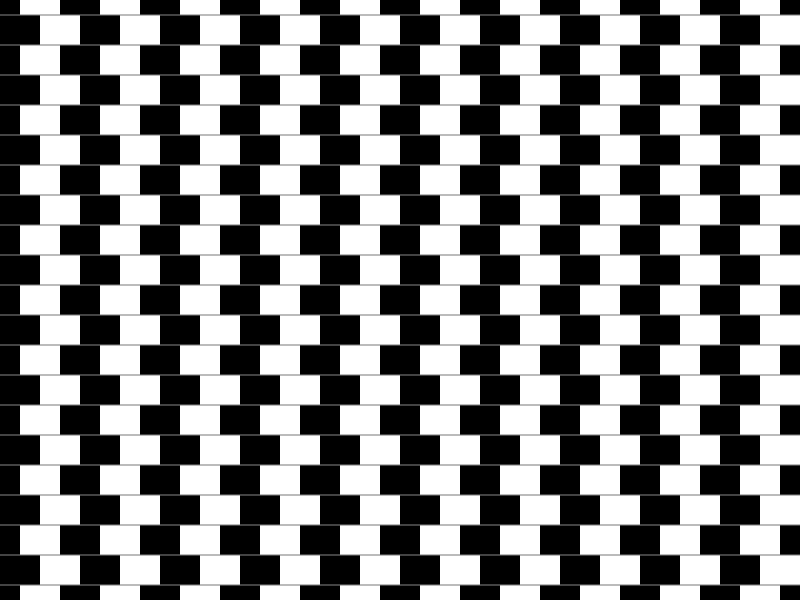
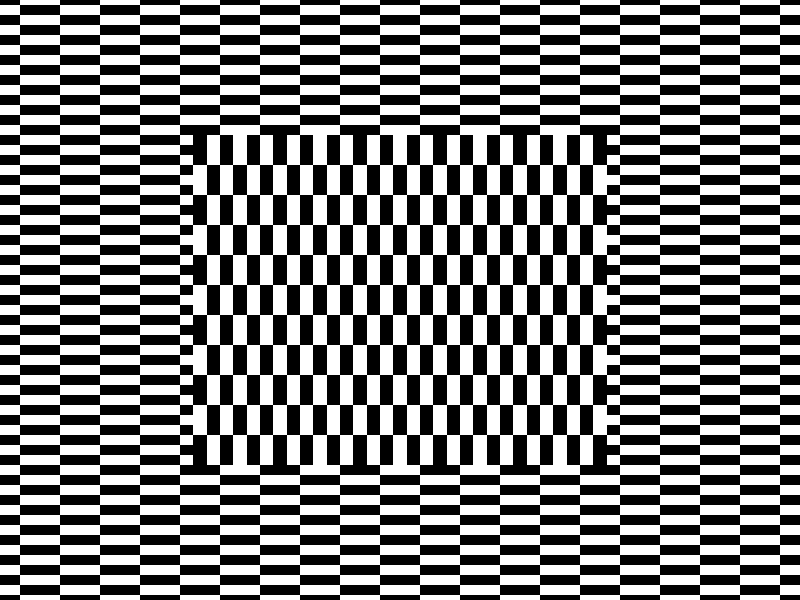
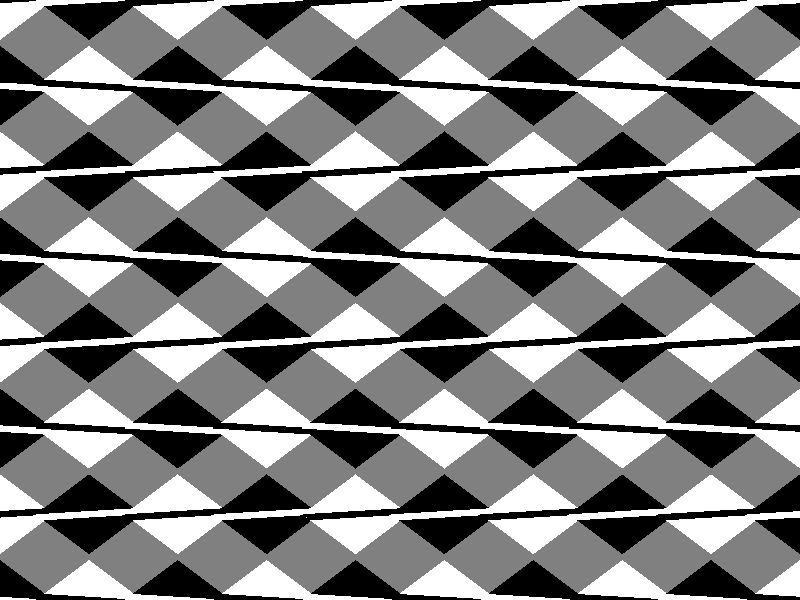
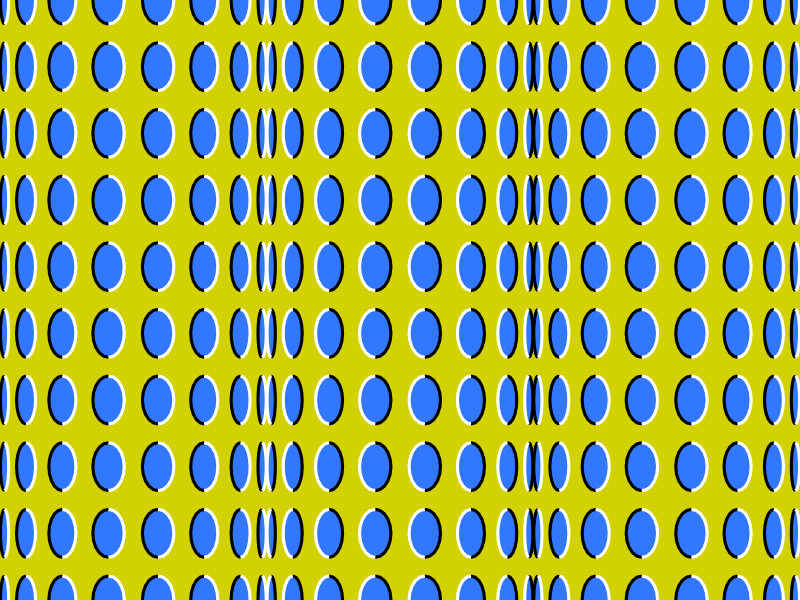
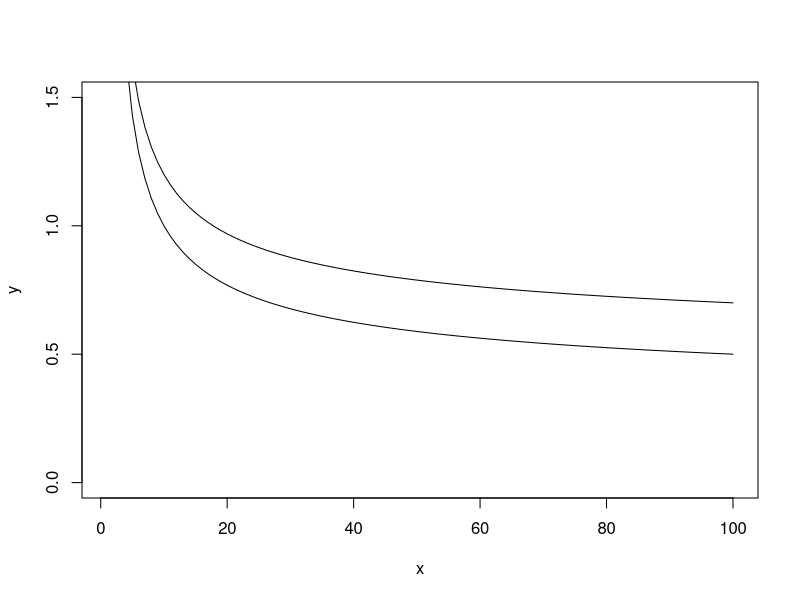

Generate these figures, in order, with R:
## ---- chunk 1
library(grid)
rs <- expand.grid(x = seq(0, 1, 1/10), y = seq(0, 1, 1/10))
grid.rect(rs$x, rs$y, 1/10/2, 1/10/2, gp = gpar(fill = "black", col = NA))
grid.rect(rs$x + 1/10/4, rs$y + 1/10/2, 1/10/2, 1/10/2, gp = gpar(fill = "black", col = NA))
ls <- expand.grid(x = 0:1, y = seq(0, 1, 1/20) - 1/20/2)
grid.polyline(ls$x, ls$y, id = gl(nrow(ls)/2, 2), gp = gpar(col = "grey50", lwd = 1))
## ---- chunk 2
grid.newpage()
nx <- 10; ny <- 30
rs <- expand.grid(x = seq(0, 1, 1/nx/2), y = seq(0, 1, 1/ny/2))
grid.rect(rs$x, rs$y, 1/nx/2, 1/ny/2, gp = gpar(col = NA, fill = c("black", "white")))
rs <- expand.grid(x = seq(0.25, 0.75, 1/nx/2), y = seq(0.25, 0.75, 1/ny/2))
grid.rect(rs$y, rs$x, 1/ny/2, 1/nx/2, gp = gpar(col = NA, fill = c("black", "white")))
## ---- chunk 3
library(plyr)
grid.newpage()
n <- 10; ny <- 8; L <- 0.01; c <- seq(0, 1, length = n); d <- 1.2*diff(c)[1]/2
col <- c("black", "white")
x <- c(c-d, c, c+d, c)
y <- rep(c(0, -d, 0, d), each = n)
w <- c(c-d, c-d+L, c+d, c+d-L)
z <- c(0, L, 0, -L)
ys <- seq(0, 1, length = ny)
grid.rect(gp = gpar(fill = gray(0.5), col = NA))
l_ply(1:ny, function(i) {n
  if (i%%2==0) {
    co <- rev(col)
    z <- -z
  } else {
    co <- col
  }  
  grid.polygon(x, y + ys[i], id = rep(1:n, 4), gp = gpar(fill = co, col = NA))
  grid.polygon(w, rep(z, each = n) + ys[i], id = rep(1:n, 4), gp = gpar(fill = rev(co), col = NA))
})
## ---- chunk 4
grid.newpage()
No <- 3
wo <- 1/3/2
po <- seq(0, 1, by = wo)[(1:No) * 2]
Nc <- 8
tc <- seq(pi * 11/12, pi * 1/12, len = Nc)
px <- c(outer(wo * cos(tc), po, `+`))
wc <- rep(sin(tc), No)
ag <- rep(1:No, each = Nc)
dc <- 21
th <- seq(0, 2 * pi, len = dc)
grid.rect(gp = gpar(col = NA, fill = "#D2D200"))
for (y0 in seq(0, 1, len = 10)) {
  for (i in seq_along(px)) {
    th <- seq(pi/2, pi/2 + 2 * pi, len = 21)
    if (ag[i]%%2==0) th <- rev(th)
    x <- px[i] + 0.5 * 0.04 * cos(th) * wc[i]
    y <- y0 + 0.04 * sin(th)
    grid.polygon(x, y, gp = gpar(fill = "#3278FE"))
    grid.polyline(x[1:((dc + 1)/2)], y[1:((dc + 1)/2)], gp = gpar(lineend = "butt", lwd = 3, col = gray(0)))
    grid.polyline(x[-(1:((dc - 1)/2))], y[-(1:((dc - 1)/2))], gp = gpar(lineend = "butt", lwd = 3, col = gray(1)))
  }
}
## ---- chunk 5
x=1:100
y=1/log10(x)
y2=y+.2
plot(x,y, type='l', ylim=c(0,1.5))
lines(x,y2)
